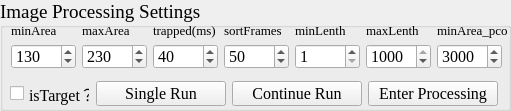
  <widget class="QGroupBox" name="grp_imageProccessingSettings">
   <property name="geometry">
    <rect>
     <x>310</x>
     <y>50</y>
     <width>511</width>
     <height>111</height>
    </rect>
   </property>
   <property name="maximumSize">
    <size>
     <width>999</width>
     <height>16777215</height>
    </size>
   </property>
   <property name="font">
    <font>
     <family>Times New Roman</family>
     <pointsize>14</pointsize>
    </font>
   </property>
   <property name="title">
    <string>Image Processing Settings</string>
   </property>
   <widget class="QWidget" name="layoutWidget">
    <property name="geometry">
     <rect>
      <x>11</x>
      <y>23</y>
      <width>498</width>
      <height>48</height>
     </rect>
    </property>
    <layout class="QGridLayout" name="gridLayout_22">
     <item row="0" column="0">
      <widget class="QLabel" name="label_39">
       <property name="sizePolicy">
        <sizepolicy hsizetype="Preferred" vsizetype="Preferred">
         <horstretch>0</horstretch>
         <verstretch>0</verstretch>
        </sizepolicy>
       </property>
       <property name="minimumSize">
        <size>
         <width>65</width>
         <height>15</height>
        </size>
       </property>
       <property name="maximumSize">
        <size>
         <width>65</width>
         <height>15</height>
        </size>
       </property>
       <property name="font">
        <font>
         <family>Times New Roman</family>
         <pointsize>10</pointsize>
         <weight>50</weight>
         <bold>false</bold>
        </font>
       </property>
       <property name="text">
        <string>minArea</string>
       </property>
      </widget>
     </item>
     <item row="0" column="1">
      <widget class="QLabel" name="label_40">
       <property name="sizePolicy">
        <sizepolicy hsizetype="Preferred" vsizetype="Preferred">
         <horstretch>0</horstretch>
         <verstretch>0</verstretch>
        </sizepolicy>
       </property>
       <property name="minimumSize">
        <size>
         <width>65</width>
         <height>15</height>
        </size>
       </property>
       <property name="maximumSize">
        <size>
         <width>65</width>
         <height>15</height>
        </size>
       </property>
       <property name="font">
        <font>
         <family>Times New Roman</family>
         <pointsize>10</pointsize>
         <weight>50</weight>
         <bold>false</bold>
        </font>
       </property>
       <property name="text">
        <string>maxArea</string>
       </property>
      </widget>
     </item>
     <item row="0" column="2">
      <widget class="QLabel" name="label_63">
       <property name="sizePolicy">
        <sizepolicy hsizetype="Preferred" vsizetype="Preferred">
         <horstretch>0</horstretch>
         <verstretch>0</verstretch>
        </sizepolicy>
       </property>
       <property name="minimumSize">
        <size>
         <width>65</width>
         <height>15</height>
        </size>
       </property>
       <property name="maximumSize">
        <size>
         <width>65</width>
         <height>15</height>
        </size>
       </property>
       <property name="font">
        <font>
         <family>Times New Roman</family>
         <pointsize>10</pointsize>
         <weight>50</weight>
         <bold>false</bold>
        </font>
       </property>
       <property name="text">
        <string>trapped(ms)</string>
       </property>
      </widget>
     </item>
     <item row="0" column="3">
      <widget class="QLabel" name="label_64">
       <property name="sizePolicy">
        <sizepolicy hsizetype="Preferred" vsizetype="Preferred">
         <horstretch>0</horstretch>
         <verstretch>0</verstretch>
        </sizepolicy>
       </property>
       <property name="minimumSize">
        <size>
         <width>60</width>
         <height>15</height>
        </size>
       </property>
       <property name="maximumSize">
        <size>
         <width>60</width>
         <height>15</height>
        </size>
       </property>
       <property name="font">
        <font>
         <family>Times New Roman</family>
         <pointsize>10</pointsize>
         <weight>50</weight>
         <bold>false</bold>
        </font>
       </property>
       <property name="text">
        <string>sortFrames</string>
       </property>
      </widget>
     </item>
     <item row="0" column="4">
      <widget class="QLabel" name="label_42">
       <property name="sizePolicy">
        <sizepolicy hsizetype="Preferred" vsizetype="Preferred">
         <horstretch>0</horstretch>
         <verstretch>0</verstretch>
        </sizepolicy>
       </property>
       <property name="minimumSize">
        <size>
         <width>65</width>
         <height>15</height>
        </size>
       </property>
       <property name="maximumSize">
        <size>
         <width>65</width>
         <height>15</height>
        </size>
       </property>
       <property name="font">
        <font>
         <family>Times New Roman</family>
         <pointsize>10</pointsize>
         <weight>50</weight>
         <bold>false</bold>
        </font>
       </property>
       <property name="text">
        <string>minLenth</string>
       </property>
      </widget>
     </item>
     <item row="0" column="5">
      <widget class="QLabel" name="label_41">
       <property name="sizePolicy">
        <sizepolicy hsizetype="Preferred" vsizetype="Preferred">
         <horstretch>0</horstretch>
         <verstretch>0</verstretch>
        </sizepolicy>
       </property>
       <property name="minimumSize">
        <size>
         <width>65</width>
         <height>15</height>
        </size>
       </property>
       <property name="maximumSize">
        <size>
         <width>65</width>
         <height>15</height>
        </size>
       </property>
       <property name="font">
        <font>
         <family>Times New Roman</family>
         <pointsize>10</pointsize>
         <weight>50</weight>
         <bold>false</bold>
        </font>
       </property>
       <property name="text">
        <string>maxLenth</string>
       </property>
      </widget>
     </item>
     <item row="0" column="6">
      <widget class="QLabel" name="label_65">
       <property name="sizePolicy">
        <sizepolicy hsizetype="Preferred" vsizetype="Preferred">
         <horstretch>0</horstretch>
         <verstretch>0</verstretch>
        </sizepolicy>
       </property>
       <property name="minimumSize">
        <size>
         <width>70</width>
         <height>15</height>
        </size>
       </property>
       <property name="maximumSize">
        <size>
         <width>70</width>
         <height>15</height>
        </size>
       </property>
       <property name="font">
        <font>
         <family>Times New Roman</family>
         <pointsize>10</pointsize>
         <weight>50</weight>
         <bold>false</bold>
        </font>
       </property>
       <property name="text">
        <string>minArea_pco</string>
       </property>
      </widget>
     </item>
     <item row="1" column="0">
      <widget class="QSpinBox" name="spb_minArea">
       <property name="enabled">
        <bool>true</bool>
       </property>
       <property name="sizePolicy">
        <sizepolicy hsizetype="Fixed" vsizetype="Fixed">
         <horstretch>0</horstretch>
         <verstretch>0</verstretch>
        </sizepolicy>
       </property>
       <property name="minimumSize">
        <size>
         <width>65</width>
         <height>25</height>
        </size>
       </property>
       <property name="maximumSize">
        <size>
         <width>65</width>
         <height>25</height>
        </size>
       </property>
       <property name="font">
        <font>
         <family>Times New Roman</family>
         <pointsize>12</pointsize>
         <weight>50</weight>
         <bold>false</bold>
        </font>
       </property>
       <property name="minimum">
        <number>50</number>
       </property>
       <property name="maximum">
        <number>300</number>
       </property>
       <property name="singleStep">
        <number>1</number>
       </property>
       <property name="stepType">
        <enum>QAbstractSpinBox::DefaultStepType</enum>
       </property>
       <property name="value">
        <number>130</number>
       </property>
      </widget>
     </item>
     <item row="1" column="1">
      <widget class="QSpinBox" name="spb_maxArea">
       <property name="enabled">
        <bool>true</bool>
       </property>
       <property name="sizePolicy">
        <sizepolicy hsizetype="Fixed" vsizetype="Fixed">
         <horstretch>0</horstretch>
         <verstretch>0</verstretch>
        </sizepolicy>
       </property>
       <property name="minimumSize">
        <size>
         <width>65</width>
         <height>25</height>
        </size>
       </property>
       <property name="maximumSize">
        <size>
         <width>65</width>
         <height>25</height>
        </size>
       </property>
       <property name="font">
        <font>
         <family>Times New Roman</family>
         <pointsize>12</pointsize>
         <weight>50</weight>
         <bold>false</bold>
        </font>
       </property>
       <property name="minimum">
        <number>100</number>
       </property>
       <property name="maximum">
        <number>500</number>
       </property>
       <property name="singleStep">
        <number>1</number>
       </property>
       <property name="stepType">
        <enum>QAbstractSpinBox::DefaultStepType</enum>
       </property>
       <property name="value">
        <number>230</number>
       </property>
      </widget>
     </item>
     <item row="1" column="2">
      <widget class="QSpinBox" name="spb_trappedIntervalTime">
       <property name="enabled">
        <bool>true</bool>
       </property>
       <property name="sizePolicy">
        <sizepolicy hsizetype="Fixed" vsizetype="Fixed">
         <horstretch>0</horstretch>
         <verstretch>0</verstretch>
        </sizepolicy>
       </property>
       <property name="minimumSize">
        <size>
         <width>65</width>
         <height>25</height>
        </size>
       </property>
       <property name="maximumSize">
        <size>
         <width>65</width>
         <height>25</height>
        </size>
       </property>
       <property name="font">
        <font>
         <family>Times New Roman</family>
         <pointsize>12</pointsize>
         <weight>50</weight>
         <bold>false</bold>
        </font>
       </property>
       <property name="minimum">
        <number>0</number>
       </property>
       <property name="maximum">
        <number>5000</number>
       </property>
       <property name="singleStep">
        <number>1</number>
       </property>
       <property name="stepType">
        <enum>QAbstractSpinBox::DefaultStepType</enum>
       </property>
       <property name="value">
        <number>40</number>
       </property>
      </widget>
     </item>
     <item row="1" column="3">
      <widget class="QSpinBox" name="spb_sortFrames">
       <property name="enabled">
        <bool>true</bool>
       </property>
       <property name="sizePolicy">
        <sizepolicy hsizetype="Fixed" vsizetype="Fixed">
         <horstretch>0</horstretch>
         <verstretch>0</verstretch>
        </sizepolicy>
       </property>
       <property name="minimumSize">
        <size>
         <width>65</width>
         <height>25</height>
        </size>
       </property>
       <property name="maximumSize">
        <size>
         <width>65</width>
         <height>25</height>
        </size>
       </property>
       <property name="font">
        <font>
         <family>Times New Roman</family>
         <pointsize>12</pointsize>
         <weight>50</weight>
         <bold>false</bold>
        </font>
       </property>
       <property name="minimum">
        <number>0</number>
       </property>
       <property name="maximum">
        <number>200</number>
       </property>
       <property name="singleStep">
        <number>1</number>
       </property>
       <property name="stepType">
        <enum>QAbstractSpinBox::DefaultStepType</enum>
       </property>
       <property name="value">
        <number>50</number>
       </property>
      </widget>
     </item>
     <item row="1" column="4">
      <widget class="QSpinBox" name="spb_minLenth">
       <property name="enabled">
        <bool>true</bool>
       </property>
       <property name="sizePolicy">
        <sizepolicy hsizetype="Fixed" vsizetype="Fixed">
         <horstretch>0</horstretch>
         <verstretch>0</verstretch>
        </sizepolicy>
       </property>
       <property name="minimumSize">
        <size>
         <width>65</width>
         <height>25</height>
        </size>
       </property>
       <property name="maximumSize">
        <size>
         <width>65</width>
         <height>25</height>
        </size>
       </property>
       <property name="font">
        <font>
         <family>Times New Roman</family>
         <pointsize>12</pointsize>
         <weight>50</weight>
         <bold>false</bold>
        </font>
       </property>
       <property name="minimum">
        <number>1</number>
       </property>
       <property name="maximum">
        <number>1000</number>
       </property>
       <property name="singleStep">
        <number>1</number>
       </property>
       <property name="stepType">
        <enum>QAbstractSpinBox::DefaultStepType</enum>
       </property>
       <property name="value">
        <number>1</number>
       </property>
      </widget>
     </item>
     <item row="1" column="5">
      <widget class="QSpinBox" name="spb_maxLenth">
       <property name="enabled">
        <bool>true</bool>
       </property>
       <property name="sizePolicy">
        <sizepolicy hsizetype="Fixed" vsizetype="Fixed">
         <horstretch>0</horstretch>
         <verstretch>0</verstretch>
        </sizepolicy>
       </property>
       <property name="minimumSize">
        <size>
         <width>65</width>
         <height>25</height>
        </size>
       </property>
       <property name="maximumSize">
        <size>
         <width>65</width>
         <height>25</height>
        </size>
       </property>
       <property name="font">
        <font>
         <family>Times New Roman</family>
         <pointsize>12</pointsize>
         <weight>50</weight>
         <bold>false</bold>
        </font>
       </property>
       <property name="minimum">
        <number>1</number>
       </property>
       <property name="maximum">
        <number>1000</number>
       </property>
       <property name="singleStep">
        <number>1</number>
       </property>
       <property name="stepType">
        <enum>QAbstractSpinBox::DefaultStepType</enum>
       </property>
       <property name="value">
        <number>1000</number>
       </property>
      </widget>
     </item>
     <item row="1" column="6">
      <widget class="QSpinBox" name="spb_sCMOS_minArea">
       <property name="enabled">
        <bool>true</bool>
       </property>
       <property name="sizePolicy">
        <sizepolicy hsizetype="Fixed" vsizetype="Fixed">
         <horstretch>0</horstretch>
         <verstretch>0</verstretch>
        </sizepolicy>
       </property>
       <property name="minimumSize">
        <size>
         <width>65</width>
         <height>25</height>
        </size>
       </property>
       <property name="maximumSize">
        <size>
         <width>65</width>
         <height>25</height>
        </size>
       </property>
       <property name="font">
        <font>
         <family>Times New Roman</family>
         <pointsize>12</pointsize>
         <weight>50</weight>
         <bold>false</bold>
        </font>
       </property>
       <property name="minimum">
        <number>0</number>
       </property>
       <property name="maximum">
        <number>50000</number>
       </property>
       <property name="singleStep">
        <number>1</number>
       </property>
       <property name="stepType">
        <enum>QAbstractSpinBox::DefaultStepType</enum>
       </property>
       <property name="value">
        <number>3000</number>
       </property>
      </widget>
     </item>
    </layout>
   </widget>
   <widget class="QWidget" name="layoutWidget">
    <property name="geometry">
     <rect>
      <x>10</x>
      <y>80</y>
      <width>490</width>
      <height>27</height>
     </rect>
    </property>
    <layout class="QGridLayout" name="gridLayout_23">
     <item row="0" column="0">
      <widget class="QCheckBox" name="chb_isTarget">
       <property name="maximumSize">
        <size>
         <width>80</width>
         <height>16777215</height>
        </size>
       </property>
       <property name="font">
        <font>
         <family>Times New Roman</family>
         <pointsize>12</pointsize>
        </font>
       </property>
       <property name="text">
        <string>isTarget？</string>
       </property>
      </widget>
     </item>
     <item row="0" column="1">
      <widget class="QPushButton" name="btn_runScreenCell_single">
       <property name="sizePolicy">
        <sizepolicy hsizetype="Fixed" vsizetype="Fixed">
         <horstretch>100</horstretch>
         <verstretch>30</verstretch>
        </sizepolicy>
       </property>
       <property name="minimumSize">
        <size>
         <width>130</width>
         <height>25</height>
        </size>
       </property>
       <property name="maximumSize">
        <size>
         <width>130</width>
         <height>25</height>
        </size>
       </property>
       <property name="font">
        <font>
         <family>Times New Roman</family>
         <pointsize>12</pointsize>
         <weight>50</weight>
         <bold>false</bold>
        </font>
       </property>
       <property name="text">
        <string>Single Run</string>
       </property>
      </widget>
     </item>
     <item row="0" column="2">
      <widget class="QPushButton" name="btn_runScreenCell_continue">
       <property name="sizePolicy">
        <sizepolicy hsizetype="Fixed" vsizetype="Fixed">
         <horstretch>100</horstretch>
         <verstretch>30</verstretch>
        </sizepolicy>
       </property>
       <property name="minimumSize">
        <size>
         <width>130</width>
         <height>25</height>
        </size>
       </property>
       <property name="maximumSize">
        <size>
         <width>130</width>
         <height>25</height>
        </size>
       </property>
       <property name="font">
        <font>
         <family>Times New Roman</family>
         <pointsize>12</pointsize>
         <weight>50</weight>
         <bold>false</bold>
        </font>
       </property>
       <property name="text">
        <string>Continue Run</string>
       </property>
      </widget>
     </item>
     <item row="0" column="3">
      <widget class="QPushButton" name="btn_enterImageProcessingModel">
       <property name="sizePolicy">
        <sizepolicy hsizetype="Fixed" vsizetype="Fixed">
         <horstretch>100</horstretch>
         <verstretch>30</verstretch>
        </sizepolicy>
       </property>
       <property name="minimumSize">
        <size>
         <width>130</width>
         <height>25</height>
        </size>
       </property>
       <property name="maximumSize">
        <size>
         <width>130</width>
         <height>25</height>
        </size>
       </property>
       <property name="font">
        <font>
         <family>Times New Roman</family>
         <pointsize>12</pointsize>
         <weight>50</weight>
         <bold>false</bold>
        </font>
       </property>
       <property name="text">
        <string>Enter Processing</string>
       </property>
      </widget>
     </item>
    </layout>
   </widget>
  </widget>
